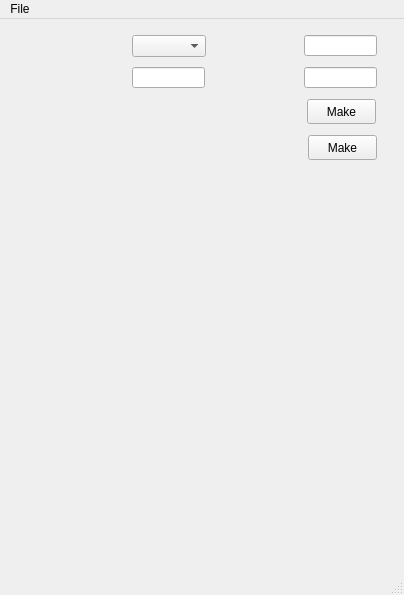
<?xml version="1.0" encoding="UTF-8"?>
<ui version="4.0">
 <class>MainWindow</class>
 <widget class="QMainWindow" name="MainWindow">
  <property name="geometry">
   <rect>
    <x>0</x>
    <y>0</y>
    <width>404</width>
    <height>595</height>
   </rect>
  </property>
  <property name="windowTitle">
   <string>MainWindow</string>
  </property>
  <widget class="QWidget" name="centralwidget">
   <widget class="QELabel" name="qelabelWFType">
    <property name="geometry">
     <rect>
      <x>28</x>
      <y>20</y>
      <width>101</width>
      <height>16</height>
     </rect>
    </property>
    <property name="alignment">
     <set>Qt::AlignRight|Qt::AlignTrailing|Qt::AlignVCenter</set>
    </property>
    <property name="variable" stdset="0">
     <string>$(P):MBBO:WF:TYPE.DESC</string>
    </property>
    <property name="variableSubstitutions" stdset="0">
     <string>P=QTPLOT</string>
    </property>
   </widget>
   <widget class="QEComboBox" name="qecombobox">
    <property name="geometry">
     <rect>
      <x>132</x>
      <y>16</y>
      <width>74</width>
      <height>22</height>
     </rect>
    </property>
    <property name="variable" stdset="0">
     <string>$(P):MBBO:WF:TYPE</string>
    </property>
    <property name="variableSubstitutions" stdset="0">
     <string>P=QTPLOT</string>
    </property>
    <property name="subscribe">
     <bool>true</bool>
    </property>
   </widget>
   <widget class="QELabel" name="qelabelMin">
    <property name="geometry">
     <rect>
      <x>28</x>
      <y>52</y>
      <width>101</width>
      <height>16</height>
     </rect>
    </property>
    <property name="alignment">
     <set>Qt::AlignRight|Qt::AlignTrailing|Qt::AlignVCenter</set>
    </property>
    <property name="variable" stdset="0">
     <string>$(P):LO:MIN.DESC</string>
    </property>
    <property name="variableSubstitutions" stdset="0">
     <string>P=QTPLOT</string>
    </property>
   </widget>
   <widget class="QELineEdit" name="qelineedit">
    <property name="geometry">
     <rect>
      <x>132</x>
      <y>48</y>
      <width>73</width>
      <height>21</height>
     </rect>
    </property>
    <property name="variable" stdset="0">
     <string>$(P):LO:MIN</string>
    </property>
    <property name="variableSubstitutions" stdset="0">
     <string>P=QTPLOT</string>
    </property>
   </widget>
   <widget class="QELabel" name="qelabelMax">
    <property name="geometry">
     <rect>
      <x>220</x>
      <y>20</y>
      <width>80</width>
      <height>16</height>
     </rect>
    </property>
    <property name="alignment">
     <set>Qt::AlignRight|Qt::AlignTrailing|Qt::AlignVCenter</set>
    </property>
    <property name="variable" stdset="0">
     <string>$(P):LO:MAX.DESC</string>
    </property>
    <property name="variableSubstitutions" stdset="0">
     <string>P=QTPLOT</string>
    </property>
   </widget>
   <widget class="QELineEdit" name="qelineedit_2">
    <property name="geometry">
     <rect>
      <x>304</x>
      <y>16</y>
      <width>73</width>
      <height>21</height>
     </rect>
    </property>
    <property name="variable" stdset="0">
     <string>$(P):LO:MAX</string>
    </property>
    <property name="variableSubstitutions" stdset="0">
     <string>P=QTPLOT</string>
    </property>
   </widget>
   <widget class="QELabel" name="qelabelNPTS">
    <property name="geometry">
     <rect>
      <x>220</x>
      <y>52</y>
      <width>80</width>
      <height>16</height>
     </rect>
    </property>
    <property name="alignment">
     <set>Qt::AlignRight|Qt::AlignTrailing|Qt::AlignVCenter</set>
    </property>
    <property name="variable" stdset="0">
     <string>$(P):LO:NPTS.DESC</string>
    </property>
    <property name="variableSubstitutions" stdset="0">
     <string>P=QTPLOT</string>
    </property>
   </widget>
   <widget class="QELineEdit" name="qelineedit_3">
    <property name="geometry">
     <rect>
      <x>304</x>
      <y>48</y>
      <width>73</width>
      <height>21</height>
     </rect>
    </property>
    <property name="variable" stdset="0">
     <string>$(P):LO:NPTS</string>
    </property>
    <property name="variableSubstitutions" stdset="0">
     <string>P=QTPLOT</string>
    </property>
   </widget>
   <widget class="QEPushButton" name="qebushbutton">
    <property name="geometry">
     <rect>
      <x>307</x>
      <y>80</y>
      <width>69</width>
      <height>25</height>
     </rect>
    </property>
    <property name="text">
     <string>Make</string>
    </property>
    <property name="variable" stdset="0">
     <string>$(P):ASUB:WAVEFORMS.PROC</string>
    </property>
    <property name="variableSubstitutions" stdset="0">
     <string>P=QTPLOT</string>
    </property>
    <property name="subscribe">
     <bool>false</bool>
    </property>
   </widget>
   <widget class="QBitStatus" name="qbitstatus">
    <property name="geometry">
     <rect>
      <x>332</x>
      <y>212</y>
      <width>12</width>
      <height>96</height>
     </rect>
    </property>
    <property name="value">
     <number>150</number>
    </property>
    <property name="Orientation">
     <enum>QBitStatus::LSB_On_Top</enum>
    </property>
   </widget>
   <widget class="QEBitStatus" name="qebitstatus">
    <property name="geometry">
     <rect>
      <x>364</x>
      <y>212</y>
      <width>12</width>
      <height>96</height>
     </rect>
    </property>
    <property name="value">
     <number>15</number>
    </property>
    <property name="Orientation">
     <enum>QBitStatus::LSB_On_Bottom</enum>
    </property>
    <property name="variable" stdset="0">
     <string>QTPLOT:MBBO:WF:TYPE</string>
    </property>
   </widget>
   <widget class="XYGraph" name="xygraph">
    <property name="geometry">
     <rect>
      <x>28</x>
      <y>88</y>
      <width>240</width>
      <height>160</height>
     </rect>
    </property>
    <property name="variable1" stdset="0">
     <string>QTPLOT:WF:DATA</string>
    </property>
    <property name="gridEnableMajorX" stdset="0">
     <bool>true</bool>
    </property>
    <property name="gridEnableMinorX" stdset="0">
     <bool>true</bool>
    </property>
    <property name="gridEnableMajorY" stdset="0">
     <bool>true</bool>
    </property>
    <property name="gridEnableMinorY" stdset="0">
     <bool>true</bool>
    </property>
    <property name="backgroundColor" stdset="0">
     <color>
      <red>191</red>
      <green>200</green>
      <blue>212</blue>
     </color>
    </property>
   </widget>
   <widget class="ImageFrame" name="imageframe">
    <property name="geometry">
     <rect>
      <x>16</x>
      <y>272</y>
      <width>293</width>
      <height>213</height>
     </rect>
    </property>
    <property name="pixmap">
     <pixmap>21.png</pixmap>
    </property>
   </widget>
   <widget class="QEPushButton" name="qebushbutton_2">
    <property name="geometry">
     <rect>
      <x>308</x>
      <y>116</y>
      <width>69</width>
      <height>25</height>
     </rect>
    </property>
    <property name="text">
     <string>Make</string>
    </property>
    <property name="variable" stdset="0">
     <string>$(P):ASUB:WAVEFORMS.PROC</string>
    </property>
    <property name="variableSubstitutions" stdset="0">
     <string>P=QTPLOT</string>
    </property>
   </widget>
  </widget>
  <widget class="QMenuBar" name="menubar">
   <property name="geometry">
    <rect>
     <x>0</x>
     <y>0</y>
     <width>404</width>
     <height>20</height>
    </rect>
   </property>
   <widget class="QMenu" name="menuQuit">
    <property name="title">
     <string>File</string>
    </property>
    <addaction name="actionQuit"/>
   </widget>
   <addaction name="menuQuit"/>
  </widget>
  <widget class="QStatusBar" name="statusbar"/>
  <action name="actionFile">
   <property name="text">
    <string>File</string>
   </property>
  </action>
  <action name="actionQuit">
   <property name="text">
    <string>Quit</string>
   </property>
  </action>
 </widget>
 <customwidgets>
  <customwidget>
   <class>ImageFrame</class>
   <extends>QWidget</extends>
   <header>imageframe.h</header>
  </customwidget>
  <customwidget>
   <class>XYGraph</class>
   <extends>QFrame</extends>
   <header>xygraph.h</header>
   <container>1</container>
  </customwidget>
  <customwidget>
   <class>QEBitStatus</class>
   <extends>QBitStatus</extends>
   <header>QEBitStatus.h</header>
  </customwidget>
  <customwidget>
   <class>QEComboBox</class>
   <extends>QComboBox</extends>
   <header>QEComboBox.h</header>
  </customwidget>
  <customwidget>
   <class>QELabel</class>
   <extends>QLabel</extends>
   <header>QELabel.h</header>
  </customwidget>
  <customwidget>
   <class>QELineEdit</class>
   <extends>QLineEdit</extends>
   <header>QELineEdit.h</header>
  </customwidget>
  <customwidget>
   <class>QEPushButton</class>
   <extends>QPushButton</extends>
   <header>QEPushButton.h</header>
  </customwidget>
  <customwidget>
   <class>QBitStatus</class>
   <extends>QWidget</extends>
   <header>QBitStatus.h</header>
  </customwidget>
 </customwidgets>
 <resources/>
 <connections/>
</ui>
